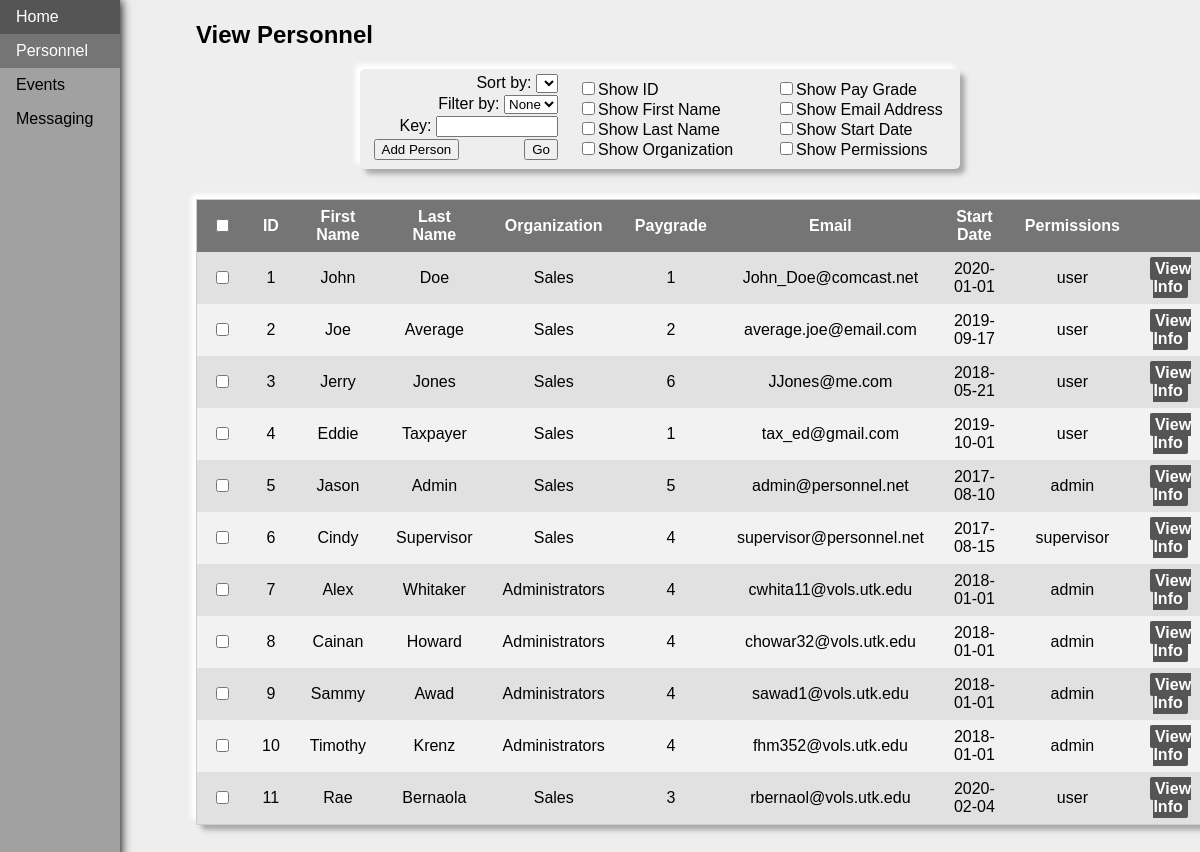
Screenshot of /PM-pages/personnel.php with the database file from the repository.
### tables this page shows
CREATE TABLE `people` (
  `user_ID` int(11) NOT NULL,
  `First_Name` varchar(30) NOT NULL,
  `Last_Name` varchar(30) NOT NULL,
  `Email` varchar(50) NOT NULL,
  `Activation_Date` date NOT NULL,
  `Pay_Grade` int(11) NOT NULL,
  `Organization` int(11) NOT NULL,
  `Extra_1` int(11) NOT NULL,
  `Extra_2` int(11) NOT NULL,
  `Extra_3` int(11) NOT NULL,
  `Extra_4` int(11) NOT NULL,
  `Extra_5` int(11) NOT NULL,
  `permissions` varchar(12) DEFAULT NULL
);

CREATE TABLE `groups` (
  `ID` int(11) NOT NULL,
  `group_name` varchar(100) NOT NULL
);

### PM-pages/personnel.php (the view, shortened to what this page needs)
<!DOCTYPE html>
<html>
<head>
    <link rel="stylesheet" type="text/css" href="../PM-css/styles.css">
</head>
<body>
    <ul>
        <li><a href="../index.php">Home</a></li>
        <li><a class="active" href="personnel.php">Personnel</a></li>
        <li><a href="events.php">Events</a></li>
        <li><a href="messaging.php">Messaging</a></li>
    </ul>
    <div class="page_body">
        <h2>View Personnel</h2>
        <?php require '../PM-extras/db_utils.php';
            $link = create_connection();
            $first_load = true;
        ?>
        <div id="selections">
            <form action="" method="post">
                <div style="width: 33%;float: left;height: 100%;padding-right:20px;padding-top:5px;text-align:right;">
                        Sort by: <select name="sort_by" style="margin-bottom: 2px;">
                        </select> <br>
                        Filter by: <select name="filter_by" style="margin-bottom: 2px;">
                            <?php
                            echo '<option value="none">None</option>';
                            ?>
                        </select><br>
                        Key: <input type="text" name="filter_key" style="width: 114px; margin-bottom: 2px;"
                            value="<?php echo isset($_POST['filter_key']) ? $_POST['filter_key'] : '' ?>">
                        <br>
                        <input align='left' type="submit" name="display_new" value="Add Person" style="margin-right: 65px;"/><input type="submit" name="test" id="test" value="Go" /><br/>
                </div>
                <div style="width: 33%;float: left;height: 100%;padding-top:10px;">
                    <label><input type="checkbox" name="checklist[]" value="user_ID"
                        <?php echo (isset($selected['user_ID'])      ? $selected['user_ID'] : ""); ?>>Show ID</label><br>
                    <label><input type="checkbox" name="checklist[]" value="First_Name"
                        <?php echo (isset($selected['First_Name'])   ? $selected['First_Name'] : ""); ?>>Show First Name</label><br>
                    <label><input type="checkbox" name="checklist[]" value="Last_Name"
                        <?php echo (isset($selected['Last_Name'])    ? $selected['Last_Name'] : ""); ?>>Show Last Name</label><br>
                    <label><input type="checkbox" name="checklist[]" value="Organization"
                        <?php echo (isset($selected['Organization']) ? $selected['Organization'] : ""); ?>>Show Organization</label><br>
                </div>
                <div style="width: 28%;float: left;height: 100%;padding-top:10px;">
                    <label><input type="checkbox" name="checklist[]" value="Pay_Grade"
                        <?php echo (isset($selected['Pay_Grade']) ? $selected['Pay_Grade'] : ""); ?>>Show Pay Grade</label><br>
                    <label><input type="checkbox" name="checklist[]" value="Email"
                        <?php echo (isset($selected['Email']) ? $selected['Email'] : ""); ?>>Show Email Address</label><br>
                    <label><input type="checkbox" name="checklist[]" value="Activation_Date"
                        <?php echo (isset($selected['Activation_Date']) ? $selected['Activation_Date'] : ""); ?>>Show Start Date</label><br>
                    <label><input type="checkbox" name="checklist[]" value="permissions"
                        <?php echo (isset($selected['permissions']) ? $selected['permissions'] : ""); ?>>Show Permissions</label><br>
                </div>
            </form>
        </div>
        <?php
            $select_list = array("user_ID", "First_Name", "Last_Name", "Organization", "Pay_Grade", "Email", "Activation_Date", "permissions");
            $table_select = array(true, true, true, true, true, true, true, true);
            if($first_load || array_key_exists('test',$_POST)) {
                $filter_err = false;
                if(isset($_POST['sort_by'])) {
                    $sort_value = $_POST['sort_by'];
                    if(!empty($_POST['checklist'])){
                        $sel_ind  = 0;
                        $index = 0;
                        $selected = $_POST['checklist'];
                        foreach ($select_list as $val) {
                            if (isset($selected[$sel_ind]) && $val == $selected[$sel_ind]) {
                                $table_select[$index] = true;
                                $sel_ind++;
                            } else {
                                $table_select[$index] = false;
                            }
                            $index++;
                        }
                    }
                } else {
                    $sort_value = 'user_ID';
                }
                if (!$filter_err) {
                    $sql = "SELECT * FROM People INNER JOIN Groups on People.Organization = Groups.ID";
                    $sql = $sql . " ORDER BY " . $sort_value;
                    if ($res = mysqli_query($link, $sql)) {
                        if (mysqli_num_rows($res) > 0) {
                            echo '<table id="person_table" style="border-radius: 5px;box-shadow: 5px 5px 5px #AAAAAA, -5px -5px 5px #FFFFFF; margin-top: 30px;">';
                            echo "<tr>";
                            echo '<th class="person_header"><input type="checkbox" id="checkUncheckAll" onClick="CheckUncheckAll()" /></th>';
                            if ($table_select[0]) { echo "<th class='person_header'>ID</th>"; }
                            if ($table_select[1]) { echo "<th class='person_header'>First Name</th>"; }
                            if ($table_select[2]) { echo "<th class='person_header'>Last Name</th>";  }
                            if ($table_select[3]) { echo "<th class='person_header'>Organization</th>"; }
                            if ($table_select[4]) { echo "<th class='person_header'>Paygrade</th>"; }
                            if ($table_select[5]) { echo "<th class='person_header'>Email</th>"; }
                            if ($table_select[6]) { echo "<th class='person_header'>Start Date</th>"; }
                            if ($table_select[7]) { echo "<th class='person_header'>Permissions</th>"; }
                            echo "<th class='person_header'></th>";
                            echo "</tr>";
                            while ($row = mysqli_fetch_array($res)) {
                                $UID = $row['user_ID'];
                                echo "<tr class='person_row'>";
                                echo "<td class='person_data'><input type='checkbox' name='rowSelectCheckBox' value='".$row['user_ID']."'/></td>";
                                if ($table_select[0]) { echo "<td class='person_data'>".$row['user_ID']."</td>"; }
                                if ($table_select[1]) { echo "<td class='person_data'>".$row['First_Name']."</td>"; }
                                if ($table_select[2]) { echo "<td class='person_data'>".$row['Last_Name']."</td>"; }
                                if ($table_select[3]) { echo "<td class='person_data'>".$row['group_name']."</td>"; }
                                if ($table_select[4]) { echo "<td class='person_data'>".$row['Pay_Grade']."</td>"; }
                                if ($table_select[5]) { echo "<td class='person_data'>".$row['Email']."</td>"; }
                                if ($table_select[6]) { echo "<td class='person_data'>".$row['Activation_Date']."</td>"; }
                                if ($table_select[7]) { echo "<td class='person_data'>".$row['permissions']."</td>"; }
                                echo "<td class='person_data'><a class='user_link' href='user_data.php?user_ID=" .$UID. "' target='_blank'>View Info</a></td>";
                                echo "</tr>";
                            }
                            echo "</table>";
                        }
                        else {
                            echo "No matching records are found.";
                        }
                    }
                    else {
                        echo "ERROR: Could not able to execute $sql. "
                                                    .mysqli_error($link);
                    }
                }
            }
        ?>
        <br><br><br>
    </div>
</body>
</html>

### PM-css/styles.css (style rules this page uses)
* { font-family: Arial; }
body { margin: 0; background-color: #EEEEEE; }
table#person_table { border: 1px solid #CCCCCC; border-collapse: collapse; padding-bottom: 20px; margin-left: auto; margin-right: auto; }
th.person_header { background-color: rgb(117, 117, 117); color: white; text-align: center; padding: 8px 15px 8px 15px; }
td.person_data { text-align: center; padding: 8px 15px 8px 15px; }
tr.person_row:nth-child(even) { background-color: #E1E1E1 }
tr.person_row:nth-child(odd) { background-color: #F2F2F2 }
.user_link { text-decoration: none; font-weight: bold; color: white; padding: 3px 5px; border-radius: 2px; background-color: #555; }
.page_body { margin-left:15%; margin-right:5%; padding:1px 16px; height:1000px; }
#selections { margin-left:auto; margin-right:auto; margin-bottom: 30px; width: 600px; height: 100px; border-radius: 5px; box-shadow: 5px 5px 5px #AAAAAA, -5px -5px 5px #FFFFFF; }
ul { list-style-type: none; margin: 0; padding: 0; width: 10%; background-color: rgb(161, 161, 161); position: fixed; height: 100%; overflow: auto; box-shadow: 1px 0px 10px; }
li a { display: block; color: #000; padding: 8px 16px; text-decoration: none; }
li a.active { background-color: rgb(117, 117, 117); color: white; }

### rows the page displays
people: user_ID "1", First_Name "John", Last_Name "Doe", groups.group_name "Sales", Pay_Grade "1", Email "John_Doe@comcast.net", Activation_Date "2020-01-01", permissions "user"
people: user_ID "2", First_Name "Joe", Last_Name "Average", groups.group_name "Sales", Pay_Grade "2", Email "average.joe@email.com", Activation_Date "2019-09-17", permissions "user"
people: user_ID "3", First_Name "Jerry", Last_Name "Jones", groups.group_name "Sales", Pay_Grade "6", Email "JJones@me.com", Activation_Date "2018-05-21", permissions "user"
people: user_ID "4", First_Name "Eddie", Last_Name "Taxpayer", groups.group_name "Sales", Pay_Grade "1", Email "tax_ed@gmail.com", Activation_Date "2019-10-01", permissions "user"
people: user_ID "5", First_Name "Jason", Last_Name "Admin", groups.group_name "Sales", Pay_Grade "5", Email "admin@personnel.net", Activation_Date "2017-08-10", permissions "admin"
people: user_ID "6", First_Name "Cindy", Last_Name "Supervisor", groups.group_name "Sales", Pay_Grade "4", Email "supervisor@personnel.net", Activation_Date "2017-08-15", permissions "supervisor"
people: user_ID "7", First_Name "Alex", Last_Name "Whitaker", groups.group_name "Administrators", Pay_Grade "4", Email "cwhita11@vols.utk.edu", Activation_Date "2018-01-01", permissions "admin"
people: user_ID "8", First_Name "Cainan", Last_Name "Howard", groups.group_name "Administrators", Pay_Grade "4", Email "chowar32@vols.utk.edu", Activation_Date "2018-01-01", permissions "admin"
people: user_ID "9", First_Name "Sammy", Last_Name "Awad", groups.group_name "Administrators", Pay_Grade "4", Email "sawad1@vols.utk.edu", Activation_Date "2018-01-01", permissions "admin"
people: user_ID "10", First_Name "Timothy", Last_Name "Krenz", groups.group_name "Administrators", Pay_Grade "4", Email "fhm352@vols.utk.edu", Activation_Date "2018-01-01", permissions "admin"
people: user_ID "11", First_Name "Rae", Last_Name "Bernaola", groups.group_name "Sales", Pay_Grade "3", Email "rbernaol@vols.utk.edu", Activation_Date "2020-02-04", permissions "user"
